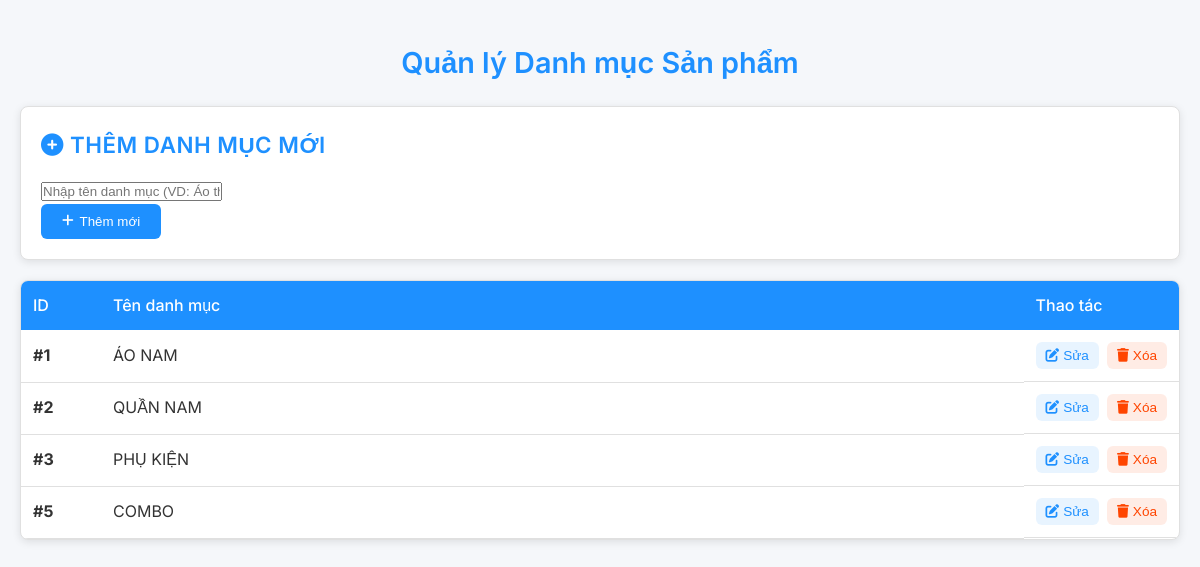
The page /160STORE/partials/quanLyDanhMuc.php (signed in) on the database its author committed.
### tables this page shows
CREATE TABLE `danh_muc` (
  `id_DM` int(11) NOT NULL COMMENT 'khóa chính, id danh mục',
  `ten_Danh_Muc` varchar(100) NOT NULL COMMENT 'tên danh mục'
);

### 160STORE/partials/quanLyDanhMuc.php (the view, shortened to what this page needs)
<?php
$db = new Database();
$conn = $db->connect();
$editRow = null;
$stmt = $conn->query("SELECT * FROM danh_muc ORDER BY id_DM ASC");
$rows = $stmt->fetchAll(PDO::FETCH_ASSOC);
?>
<!DOCTYPE html>
<html lang="vi">
<head>
    <link rel="stylesheet" href="https://cdnjs.cloudflare.com/ajax/libs/font-awesome/6.5.0/css/all.min.css">
    <link rel="stylesheet" href="../Admin_css/style.css">
</head>
<body>
<div class="container">
    <h2>Quản lý Danh mục Sản phẩm</h2>
    <div class="form-card">
        <h3 class="form-title">
            <?= $editRow ? '<i class="fas fa-edit"></i> Sửa danh mục' : '<i class="fas fa-plus-circle"></i> Thêm danh mục mới' ?>
        </h3>
        <form method="POST" class="form-row">
            <input type="text" name="ten_Danh_Muc" class="form-input"
                   placeholder="Nhập tên danh mục (VD: Áo thun, Quần jeans...)"
                   value="<?= htmlspecialchars($editRow['ten_Danh_Muc'] ?? '') ?>" required>
            <?php if ($editRow): ?>
                <button type="submit" name="sua_danh_muc" class="btn btn-primary">
                    <i class="fas fa-save"></i> Cập nhật
                </button>
                <button type="button" class="btn btn-cancel" onclick="loadContent('quanLyDanhMuc.php')">
                    <i class="fas fa-times"></i> Hủy
                </button>
            <?php else: ?>
                <button type="submit" name="them_danh_muc" class="btn btn-primary">
                    <i class="fas fa-plus"></i> Thêm mới
                </button>
            <?php endif; ?>
        </form>
    </div>
    <div class="table-container">
        <table>
            <thead>
                <tr>
                    <th width="80">ID</th>
                    <th>Tên danh mục</th>
                    <th width="140">Thao tác</th>
                </tr>
            </thead>
            <tbody>
                <?php if (empty($rows)): ?>
                    <tr>
                        <td colspan="3" style="text-align:center; color:#888; padding:30px;">
                            <i class="fas fa-inbox"></i> Chưa có danh mục nào.
                        </td>
                    </tr>
                <?php else: ?>
                    <?php foreach ($rows as $r): ?>
                        <tr>
                            <td><strong>#<?= $r['id_DM'] ?></strong></td>
                            <td><?= htmlspecialchars($r['ten_Danh_Muc']) ?></td>
                            <td class="actions">
                                <button class="btn-edit" onclick="editDm(<?= $r['id_DM'] ?>)">
                                    <i class="fas fa-edit"></i> Sửa
                                </button>
                                <button class="btn-delete" onclick="deleteDm(<?= $r['id_DM'] ?>)">
                                    <i class="fas fa-trash"></i> Xóa
                                </button>
                            </td>
                        </tr>
                    <?php endforeach; ?>
                <?php endif; ?>
            </tbody>
        </table>
    </div>
</div>
</body>
</html>

### 160STORE/Admin_css/style.css (style rules this page uses)
:root { --primary: #1e90ff; --secondary: #32cd32; --danger: #ff4500; --warning: #ffaa00; --bg: #f5f7fa; --sidebar: #ffffff; --card: #ffffff; --text: #333333; --border: #e0e0e0; --hover: #f0f0f5; --shadow: 0 2px 8px rgba(0, 0, 0, 0.1); }
* { margin: 0; padding: 0; box-sizing: border-box; }
body { background: var(--bg); color: var(--text); font-family: 'Inter', sans-serif; line-height: 1.6; }
.container { max-width: 1200px; margin: 0 auto; padding: 20px; }
h2 { text-align: center; font-size: 1.8rem; margin: 20px 0; color: var(--primary); font-weight: 600; }
.form-card { background: var(--card); border-radius: 8px; padding: 20px; margin-bottom: 20px; border: 1px solid var(--border); box-shadow: var(--shadow); transition: transform 0.3s ease; }
.form-title { font-size: 1.4rem; margin-bottom: 15px; color: var(--primary); font-weight: 600; text-transform: uppercase; letter-spacing: 0.5px; }
.btn { padding: 10px 15px; border: none; border-radius: 6px; font-weight: 500; cursor: pointer; display: flex; align-items: center; justify-content: center; gap: 6px; transition: all 0.2s ease; min-width: 120px; }
.btn-primary { background: var(--primary); color: white; }
.table-container { background: var(--card); border-radius: 8px; overflow: hidden; border: 1px solid var(--border); box-shadow: var(--shadow); margin-top: 20px; }
table { width: 100%; border-collapse: collapse; }
th { background: var(--primary); color: #ffffff; padding: 12px; text-align: left; font-weight: 500; }
td { padding: 12px; border-bottom: 1px solid var(--border); vertical-align: middle; }
.actions { display: flex; gap: 8px; }
.btn-edit, .btn-delete { padding: 6px 10px; border: none; border-radius: 6px; font-size: 0.85rem; cursor: pointer; display: flex; align-items: center; gap: 4px; transition: all 0.2s; }
.btn-edit { background: rgba(30, 144, 255, 0.1); color: var(--primary); }
.btn-delete { background: rgba(255, 69, 0, 0.1); color: var(--danger); }

### rows shown on the page
danh_muc: id_DM "1", ten_Danh_Muc "ÁO NAM"
danh_muc: id_DM "2", ten_Danh_Muc "QUẦN NAM"
danh_muc: id_DM "3", ten_Danh_Muc "PHỤ KIỆN"
danh_muc: id_DM "5", ten_Danh_Muc "COMBO"
